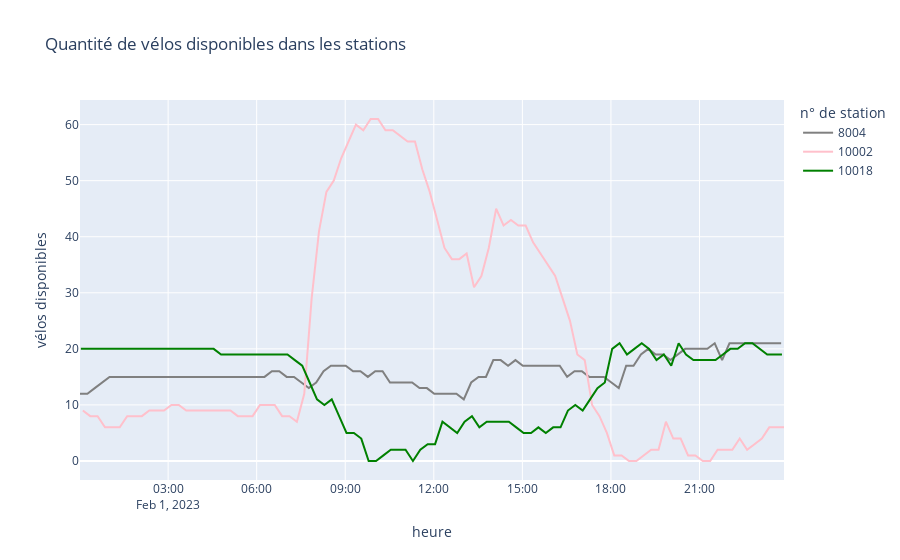

Write notebook code for a chart like this one.
### Code cell
fig2 = px.line(premierfevrier[(premierfevrier["number"]== 10018) |
                             (premierfevrier["number"]== 10002)| 
                             (premierfevrier["number"]== 8004)],
              x="horodate",
              y="availabilities.all.types",
              color='number',
              color_discrete_sequence= ["grey", "pink", "green"], 
              labels={"horodate" : "heure", "availabilities.all.types" : "vélos disponibles", "number" : "n° de station"}, 
              title="Quantité de vélos disponibles dans les stations")
fig2.show()
